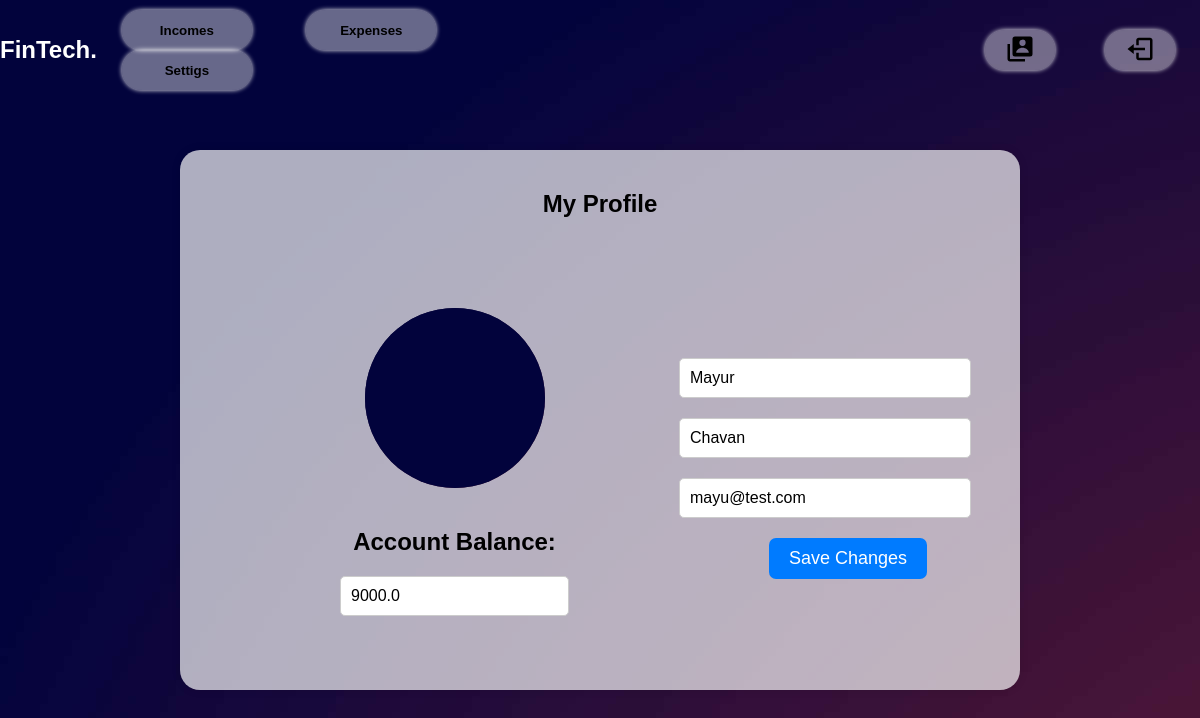
The app's page /profile (signed in), older data.
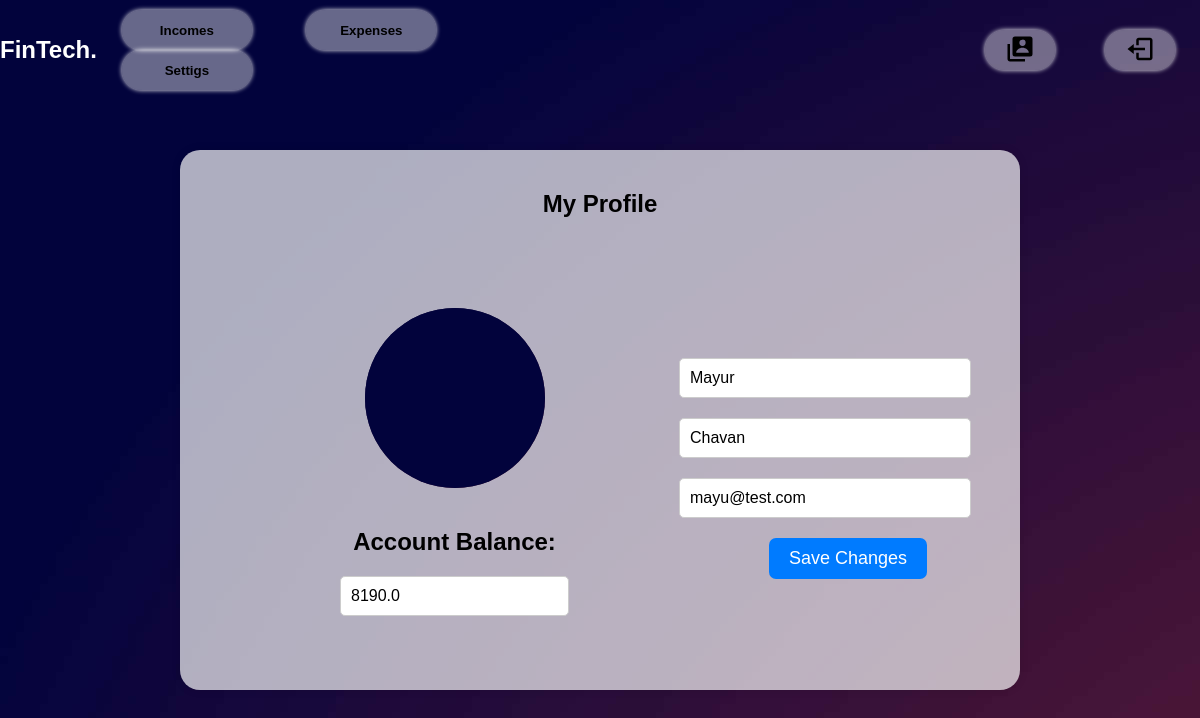
The same page, newer data.
### FinTech/models.py (models this page shows, shortened)
class Account(models.Model):
    user=models.ForeignKey(User,  related_name='user_Ac', on_delete=models.CASCADE)
    name=models.CharField(max_length=50)
    balance = models.FloatField(default=0)
    details= models.CharField(max_length=100)

### FinTech/views.py (the view)
# urls.py: path('profile',views.profile,name="profile"),
def profile(request):
    if request.user.is_authenticated:
        profile= User.objects.get(id=request.user.id)
        account= Account.objects.get(user=request.user.id)
        if request.method== "POST":
            first_name= request.POST['first_name']
            last_name= request.POST['last_name']
            email= request.POST['email']
            profile.first_name=first_name
            profile.last_name=last_name
            profile.email=email
            profile.save()
            print("Profile Updated")
            return redirect("/profile")
        else:
            return render(request,"profile.html",{"profile":profile,"balance":account.balance})
    else:
        return render(request, "/",{})

### templates/profile.html (shortened to what this page needs)
{% load static %}
<!DOCTYPE html>
<html lang="en">
<head>
    <link rel="stylesheet" href="{% static 'profile.css' %}">
    <link rel="stylesheet" href="{% static 'nav.css' %}">
</head>
<body>
<nav class="nav">
    <a href="/dashboard" id="logo"><h1>FinTech.</h1></a>
     <div class="nav-button">
         <button class="btn" id="Income" onclick="location.href='/incomes'">Incomes</button>
         <button class="btn" id="Expense" onclick="location.href='/expenses'">Expenses</button>
         <button class="btn" id="Setting" onclick="location.href='/settings'">Settigs</button>
     </div>
     <div class="nav-logo">
         <button class="btn left" id="Profile" onclick="location.href='/profile'"><img/></button>
         <button class="btn left" id="Logout" onclick="location.href='/logout'"><img/></button>
     </div>
 </nav>
    <div class="container">
        <div class="top">
        <h2 id="setting-text" style="justify-content: center;">My Profile</h2>
        </div>
        <div class="btm">
        <div class="left-container">
            <div class="profile-photo">
                <img src="{% static 'dark-gradient.jpg' %}" alt="Profile Photo">
            </div>
            <H2 id="balance">Account Balance:</H1>
            <input type="text" class="accbal" readonly placeholder="Balance" value="{{balance}}">
        </div>
        <form action="/profile" method="post">
            <input type="text" class="input-field" name="first_name" placeholder="First Name" value="{{profile.first_name}}" >
            <input type="text" class="input-field" name="last_name" value="{{profile.last_name}}" placeholder="Last Name">
            <input type="email" class="input-field" name="email" value="{{profile.email}}" placeholder="Email" >
            <input type="submit" value="Save Changes" class="submit-button">
        </form>
        </div>
        </div>
</body>
</html>

### static/profile.css (style rules this page uses)
body { font-family: Arial, sans-serif; margin: 0; padding: 0; background: url(dark-gradient.jpg); }
.nav { display: flex; width: 100%; justify-content: center; align-items: center; margin-top: 10px; }
.nav-logo { display: flex; flex-direction: row; justify-content: center; align-items: center; color: #ffffff; margin-right: 0px; margin-left: 490px; }
#logo { text-decoration: none; color: #ffffff; }
.left { width: 130px; height: 40px; font-weight: 700; background: rgba(255, 255, 255, 0.4); border: none; border-radius: 30px; cursor: pointer; transition: .3s ease; margin: 0 25px; box-shadow: 0 0 5px rgb(255, 254, 254); }
.nav-button .btn { width: 130px; height: 40px; font-weight: 700; background: rgba(255, 255, 255, 0.4); border: none; border-radius: 30px; cursor: pointer; transition: .3s ease; margin: 0 25px; box-shadow: 0 0 5px rgb(255, 254, 254); }
#Logout { width: 70px; }
#Profile { width: 70px; }
body { font-family: Arial, sans-serif; margin: 0; padding: 0; }
.top { display: flex; flex-direction: row; }
.left-container { text-align: center; padding: 20px; display: flex; flex-direction: column; margin-top: 50px; }
.profile-photo { width: 100px; height: 100px; border-radius: 50%; overflow: hidden; margin-top: 200px; }
#setting-text { justify-content: center; }
.container { max-width: 800px; height: 500px;; margin: 0 auto; padding: 20px; background-color: #ffffffad; box-shadow: 0 0 10px rgba(0, 0, 0, 0.1); text-align: center; border-radius: 20px; margin-top: 60px; display: flex; flex-direction: row; }
.profile-photo { width: 180px; height: 180px; border-radius: 50%; margin: 0 auto; margin-bottom: 20px; background-image: url('dark-gradient.jpg'); background-size: cover; background-position: center; }
.container { display: flex; flex-direction: column; }
.top { display: flex; flex-direction: row; justify-content: center; }
.btm { display: flex; flex: row; margin-left: 120px; }
form { margin-top: 100px; margin-left: 0; }
.accbal { padding: 10px; border: 1px solid #ccc; border-radius: 5px; font-size: 16px; }
.input-field { display: block; width: 80%; padding: 10px; margin: 20px 0; margin-left: 100px; border: 1px solid #ccc; border-radius: 5px; margin-left: 90px ; font-size: 16px; }
.submit-button { padding: 10px 20px; background-color: #007bff; color: #fff; border: none; cursor: pointer; font-size: 18px; border-radius: 7px; margin-left: 180px; }

### static/nav.css (style rules this page uses)
body { font-family: Arial, sans-serif; margin: 0; padding: 0; background: url(dark-gradient.jpg); }
.nav { display: flex; width: 100%; justify-content: center; align-items: center; margin-top: 10px; }
.nav-logo { display: flex; flex-direction: row; justify-content: center; align-items: center; color: #ffffff; margin-right: 0px; margin-left: 490px; }
#logo { text-decoration: none; color: #ffffff; }
.left { width: 130px; height: 40px; font-weight: 700; background: rgba(255, 255, 255, 0.4); border: none; border-radius: 30px; cursor: pointer; transition: .3s ease; margin: 0 25px; box-shadow: 0 0 5px rgb(255, 254, 254); }
.nav-button .btn { width: 130px; height: 40px; font-weight: 700; background: rgba(255, 255, 255, 0.4); border: none; border-radius: 30px; cursor: pointer; transition: .3s ease; margin: 0 25px; box-shadow: 0 0 5px rgb(255, 254, 254); }
#Logout { width: 70px; }
#Profile { width: 70px; }

Row changes from the older to the newer data that the page shows:
changed Account: balance "9000.0" → "8190.0"
